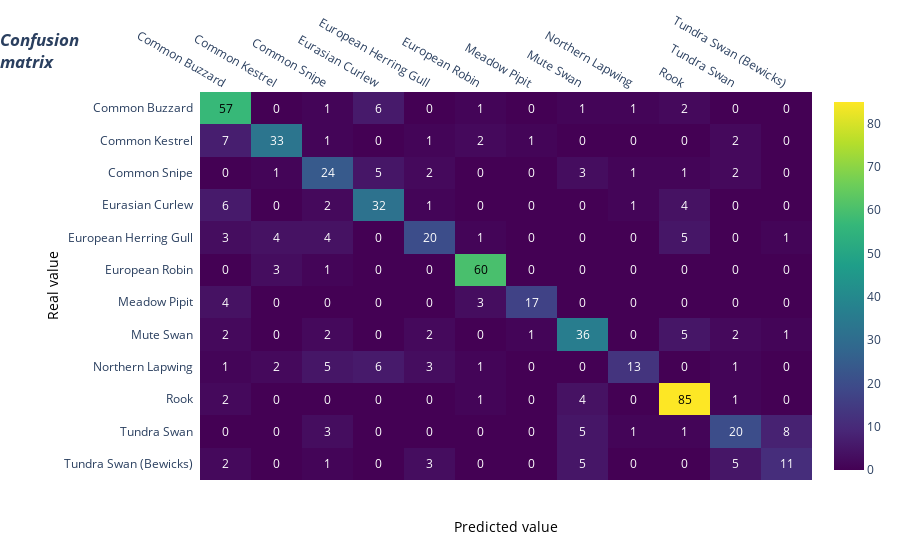

The code cell stored with this chart in its notebook:
### Code cell
import plotly.figure_factory as ff

z = cm

x = categories
y = categories
#y.reverse()

# change each element of z to type string for annotations
z_text = [[str(y) for y in x] for x in z]

# set up figure 
fig = ff.create_annotated_heatmap(z, x=x, y=y, annotation_text=z_text, colorscale='Viridis')

# add title
fig.update_layout(title_text='<i><b>Confusion<br>matrix</b></i>',
                  #xaxis = dict(title='x'),
                  #yaxis = dict(title='x')
                  yaxis=dict(autorange='reversed'),
                  title_x=0
                 )

# add custom xaxis title
fig.add_annotation(dict(font=dict(color="black",size=14),
                        x=0.5,
                        y=-0.15,
                        showarrow=False,
                        text="Predicted value",
                        xref="paper",
                        yref="paper"))

# add custom yaxis title
fig.add_annotation(dict(font=dict(color="black",size=14),
                        x=-0.26,
                        y=0.5,
                        showarrow=False,
                        text="Real value",
                        textangle=-90,
                        xref="paper",
                        yref="paper"))

# adjust margins to make room for yaxis title
fig.update_layout(margin=dict(t=50, l=200))

# add colorbar
fig['data'][0]['showscale'] = True
fig.show()

### Figure 1 — Plotly figure (JSON) as saved in the notebook; plotly's stock layout.template omitted (floating-point values rounded to 4 significant figures; data arrays with more than 128 entries replaced by an {"elided": "..."} marker saying what was removed)
{"data": [{"colorscale": [[0, "#440154"], [0.1111, "#482878"], [0.2222, "#3e4989"], [0.3333, "#31688e"], [0.4444, "#26828e"], [0.5556, "#1f9e89"], [0.6667, "#35b779"], [0.7778, "#6ece58"], [0.8889, "#b5de2b"], [1, "#fde725"]], "reversescale": false, "showscale": true, "type": "heatmap", "x": ["Common Buzzard", "Common Kestrel", "Common Snipe", "Eurasian Curlew", "European Herring Gull", "European Robin", "Meadow Pipit", "Mute Swan", "Northern Lapwing", "Rook", "Tundra Swan", "Tundra Swan (Bewicks)"], "y": ["Common Buzzard", "Common Kestrel", "Common Snipe", "Eurasian Curlew", "European Herring Gull", "European Robin", "Meadow Pipit", "Mute Swan", "Northern Lapwing", "Rook", "Tundra Swan", "Tundra Swan (Bewicks)"], "z": {"elided": "12x12 int values"}}], "layout": {"annotations": [{"font": {"color": "#000000"}, "showarrow": false, "text": "57", "x": "Common Buzzard", "xref": "x", "y": "Common Buzzard", "yref": "y"}, {"font": {"color": "#FFFFFF"}, "showarrow": false, "text": "0", "x": "Common Kestrel", "xref": "x", "y": "Common Buzzard", "yref": "y"}, {"font": {"color": "#FFFFFF"}, "showarrow": false, "text": "1", "x": "Common Snipe", "xref": "x", "y": "Common Buzzard", "yref": "y"}, {"font": {"color": "#FFFFFF"}, "showarrow": false, "text": "6", "x": "Eurasian Curlew", "xref": "x", "y": "Common Buzzard", "yref": "y"}, {"font": {"color": "#FFFFFF"}, "showarrow": false, "text": "0", "x": "European Herring Gull", "xref": "x", "y": "Common Buzzard", "yref": "y"}, {"font": {"color": "#FFFFFF"}, "showarrow": false, "text": "1", "x": "European Robin", "xref": "x", "y": "Common Buzzard", "yref": "y"}, {"font": {"color": "#FFFFFF"}, "showarrow": false, "text": "0", "x": "Meadow Pipit", "xref": "x", "y": "Common Buzzard", "yref": "y"}, {"font": {"color": "#FFFFFF"}, "showarrow": false, "text": "1", "x": "Mute Swan", "xref": "x", "y": "Common Buzzard", "yref": "y"}, {"font": {"color": "#FFFFFF"}, "showarrow": false, "text": "1", "x": "Northern Lapwing", "xref": "x", "y": "Common Buzzard", "yref": "y"}, {"font": {"color": "#FFFFFF"}, "showarrow": false, "text": "2", "x": "Rook", "xref": "x", "y": "Common Buzzard", "yref": "y"}, {"font": {"color": "#FFFFFF"}, "showarrow": false, "text": "0", "x": "Tundra Swan", "xref": "x", "y": "Common Buzzard", "yref": "y"}, {"font": {"color": "#FFFFFF"}, "showarrow": false, "text": "0", "x": "Tundra Swan (Bewicks)", "xref": "x", "y": "Common Buzzard", "yref": "y"}, {"font": {"color": "#FFFFFF"}, "showarrow": false, "text": "7", "x": "Common Buzzard", "xref": "x", "y": "Common Kestrel", "yref": "y"}, {"font": {"color": "#FFFFFF"}, "showarrow": false, "text": "33", "x": "Common Kestrel", "xref": "x", "y": "Common Kestrel", "yref": "y"}, {"font": {"color": "#FFFFFF"}, "showarrow": false, "text": "1", "x": "Common Snipe", "xref": "x", "y": "Common Kestrel", "yref": "y"}, {"font": {"color": "#FFFFFF"}, "showarrow": false, "text": "0", "x": "Eurasian Curlew", "xref": "x", "y": "Common Kestrel", "yref": "y"}, {"font": {"color": "#FFFFFF"}, "showarrow": false, "text": "1", "x": "European Herring Gull", "xref": "x", "y": "Common Kestrel", "yref": "y"}, {"font": {"color": "#FFFFFF"}, "showarrow": false, "text": "2", "x": "European Robin", "xref": "x", "y": "Common Kestrel", "yref": "y"}, {"font": {"color": "#FFFFFF"}, "showarrow": false, "text": "1", "x": "Meadow Pipit", "xref": "x", "y": "Common Kestrel", "yref": "y"}, {"font": {"color": "#FFFFFF"}, "showarrow": false, "text": "0", "x": "Mute Swan", "xref": "x", "y": "Common Kestrel", "yref": "y"}, {"font": {"color": "#FFFFFF"}, "showarrow": false, "text": "0", "x": "Northern Lapwing", "xref": "x", "y": "Common Kestrel", "yref": "y"}, {"font": {"color": "#FFFFFF"}, "showarrow": false, "text": "0", "x": "Rook", "xref": "x", "y": "Common Kestrel", "yref": "y"}, {"font": {"color": "#FFFFFF"}, "showarrow": false, "text": "2", "x": "Tundra Swan", "xref": "x", "y": "Common Kestrel", "yref": "y"}, {"font": {"color": "#FFFFFF"}, "showarrow": false, "text": "0", "x": "Tundra Swan (Bewicks)", "xref": "x", "y": "Common Kestrel", "yref": "y"}, {"font": {"color": "#FFFFFF"}, "showarrow": false, "text": "0", "x": "Common Buzzard", "xref": "x", "y": "Common Snipe", "yref": "y"}, {"font": {"color": "#FFFFFF"}, "showarrow": false, "text": "1", "x": "Common Kestrel", "xref": "x", "y": "Common Snipe", "yref": "y"}, {"font": {"color": "#FFFFFF"}, "showarrow": false, "text": "24", "x": "Common Snipe", "xref": "x", "y": "Common Snipe", "yref": "y"}, {"font": {"color": "#FFFFFF"}, "showarrow": false, "text": "5", "x": "Eurasian Curlew", "xref": "x", "y": "Common Snipe", "yref": "y"}, {"font": {"color": "#FFFFFF"}, "showarrow": false, "text": "2", "x": "European Herring Gull", "xref": "x", "y": "Common Snipe", "yref": "y"}, {"font": {"color": "#FFFFFF"}, "showarrow": false, "text": "0", "x": "European Robin", "xref": "x", "y": "Common Snipe", "yref": "y"}, {"font": {"color": "#FFFFFF"}, "showarrow": false, "text": "0", "x": "Meadow Pipit", "xref": "x", "y": "Common Snipe", "yref": "y"}, {"font": {"color": "#FFFFFF"}, "showarrow": false, "text": "3", "x": "Mute Swan", "xref": "x", "y": "Common Snipe", "yref": "y"}, {"font": {"color": "#FFFFFF"}, "showarrow": false, "text": "1", "x": "Northern Lapwing", "xref": "x", "y": "Common Snipe", "yref": "y"}, {"font": {"color": "#FFFFFF"}, "showarrow": false, "text": "1", "x": "Rook", "xref": "x", "y": "Common Snipe", "yref": "y"}, {"font": {"color": "#FFFFFF"}, "showarrow": false, "text": "2", "x": "Tundra Swan", "xref": "x", "y": "Common Snipe", "yref": "y"}, {"font": {"color": "#FFFFFF"}, "showarrow": false, "text": "0", "x": "Tundra Swan (Bewicks)", "xref": "x", "y": "Common Snipe", "yref": "y"}, {"font": {"color": "#FFFFFF"}, "showarrow": false, "text": "6", "x": "Common Buzzard", "xref": "x", "y": "Eurasian Curlew", "yref": "y"}, {"font": {"color": "#FFFFFF"}, "showarrow": false, "text": "0", "x": "Common Kestrel", "xref": "x", "y": "Eurasian Curlew", "yref": "y"}, {"font": {"color": "#FFFFFF"}, "showarrow": false, "text": "2", "x": "Common Snipe", "xref": "x", "y": "Eurasian Curlew", "yref": "y"}, {"font": {"color": "#FFFFFF"}, "showarrow": false, "text": "32", "x": "Eurasian Curlew", "xref": "x", "y": "Eurasian Curlew", "yref": "y"}, {"font": {"color": "#FFFFFF"}, "showarrow": false, "text": "1", "x": "European Herring Gull", "xref": "x", "y": "Eurasian Curlew", "yref": "y"}, {"font": {"color": "#FFFFFF"}, "showarrow": false, "text": "0", "x": "European Robin", "xref": "x", "y": "Eurasian Curlew", "yref": "y"}, {"font": {"color": "#FFFFFF"}, "showarrow": false, "text": "0", "x": "Meadow Pipit", "xref": "x", "y": "Eurasian Curlew", "yref": "y"}, {"font": {"color": "#FFFFFF"}, "showarrow": false, "text": "0", "x": "Mute Swan", "xref": "x", "y": "Eurasian Curlew", "yref": "y"}, {"font": {"color": "#FFFFFF"}, "showarrow": false, "text": "1", "x": "Northern Lapwing", "xref": "x", "y": "Eurasian Curlew", "yref": "y"}, {"font": {"color": "#FFFFFF"}, "showarrow": false, "text": "4", "x": "Rook", "xref": "x", "y": "Eurasian Curlew", "yref": "y"}, {"font": {"color": "#FFFFFF"}, "showarrow": false, "text": "0", "x": "Tundra Swan", "xref": "x", "y": "Eurasian Curlew", "yref": "y"}, {"font": {"color": "#FFFFFF"}, "showarrow": false, "text": "0", "x": "Tundra Swan (Bewicks)", "xref": "x", "y": "Eurasian Curlew", "yref": "y"}, {"font": {"color": "#FFFFFF"}, "showarrow": false, "text": "3", "x": "Common Buzzard", "xref": "x", "y": "European Herring Gull", "yref": "y"}, {"font": {"color": "#FFFFFF"}, "showarrow": false, "text": "4", "x": "Common Kestrel", "xref": "x", "y": "European Herring Gull", "yref": "y"}, {"font": {"color": "#FFFFFF"}, "showarrow": false, "text": "4", "x": "Common Snipe", "xref": "x", "y": "European Herring Gull", "yref": "y"}, {"font": {"color": "#FFFFFF"}, "showarrow": false, "text": "0", "x": "Eurasian Curlew", "xref": "x", "y": "European Herring Gull", "yref": "y"}, {"font": {"color": "#FFFFFF"}, "showarrow": false, "text": "20", "x": "European Herring Gull", "xref": "x", "y": "European Herring Gull", "yref": "y"}, {"font": {"color": "#FFFFFF"}, "showarrow": false, "text": "1", "x": "European Robin", "xref": "x", "y": "European Herring Gull", "yref": "y"}, {"font": {"color": "#FFFFFF"}, "showarrow": false, "text": "0", "x": "Meadow Pipit", "xref": "x", "y": "European Herring Gull", "yref": "y"}, {"font": {"color": "#FFFFFF"}, "showarrow": false, "text": "0", "x": "Mute Swan", "xref": "x", "y": "European Herring Gull", "yref": "y"}, {"font": {"color": "#FFFFFF"}, "showarrow": false, "text": "0", "x": "Northern Lapwing", "xref": "x", "y": "European Herring Gull", "yref": "y"}, {"font": {"color": "#FFFFFF"}, "showarrow": false, "text": "5", "x": "Rook", "xref": "x", "y": "European Herring Gull", "yref": "y"}, {"font": {"color": "#FFFFFF"}, "showarrow": false, "text": "0", "x": "Tundra Swan", "xref": "x", "y": "European Herring Gull", "yref": "y"}, {"font": {"color": "#FFFFFF"}, "showarrow": false, "text": "1", "x": "Tundra Swan (Bewicks)", "xref": "x", "y": "European Herring Gull", "yref": "y"}, {"font": {"color": "#FFFFFF"}, "showarrow": false, "text": "0", "x": "Common Buzzard", "xref": "x", "y": "European Robin", "yref": "y"}, {"font": {"color": "#FFFFFF"}, "showarrow": false, "text": "3", "x": "Common Kestrel", "xref": "x", "y": "European Robin", "yref": "y"}, {"font": {"color": "#FFFFFF"}, "showarrow": false, "text": "1", "x": "Common Snipe", "xref": "x", "y": "European Robin", "yref": "y"}, {"font": {"color": "#FFFFFF"}, "showarrow": false, "text": "0", "x": "Eurasian Curlew", "xref": "x", "y": "European Robin", "yref": "y"}, {"font": {"color": "#FFFFFF"}, "showarrow": false, "text": "0", "x": "European Herring Gull", "xref": "x", "y": "European Robin", "yref": "y"}, {"font": {"color": "#000000"}, "showarrow": false, "text": "60", "x": "European Robin", "xref": "x", "y": "European Robin", "yref": "y"}, {"font": {"color": "#FFFFFF"}, "showarrow": false, "text": "0", "x": "Meadow Pipit", "xref": "x", "y": "European Robin", "yref": "y"}, {"font": {"color": "#FFFFFF"}, "showarrow": false, "text": "0", "x": "Mute Swan", "xref": "x", "y": "European Robin", "yref": "y"}, {"font": {"color": "#FFFFFF"}, "showarrow": false, "text": "0", "x": "Northern Lapwing", "xref": "x", "y": "European Robin", "yref": "y"}, {"font": {"color": "#FFFFFF"}, "showarrow": false, "text": "0", "x": "Rook", "xref": "x", "y": "European Robin", "yref": "y"}, {"font": {"color": "#FFFFFF"}, "showarrow": false, "text": "0", "x": "Tundra Swan", "xref": "x", "y": "European Robin", "yref": "y"}, {"font": {"color": "#FFFFFF"}, "showarrow": false, "text": "0", "x": "Tundra Swan (Bewicks)", "xref": "x", "y": "European Robin", "yref": "y"}, {"font": {"color": "#FFFFFF"}, "showarrow": false, "text": "4", "x": "Common Buzzard", "xref": "x", "y": "Meadow Pipit", "yref": "y"}, {"font": {"color": "#FFFFFF"}, "showarrow": false, "text": "0", "x": "Common Kestrel", "xref": "x", "y": "Meadow Pipit", "yref": "y"}, {"font": {"color": "#FFFFFF"}, "showarrow": false, "text": "0", "x": "Common Snipe", "xref": "x", "y": "Meadow Pipit", "yref": "y"}, {"font": {"color": "#FFFFFF"}, "showarrow": false, "text": "0", "x": "Eurasian Curlew", "xref": "x", "y": "Meadow Pipit", "yref": "y"}, {"font": {"color": "#FFFFFF"}, "showarrow": false, "text": "0", "x": "European Herring Gull", "xref": "x", "y": "Meadow Pipit", "yref": "y"}, {"font": {"color": "#FFFFFF"}, "showarrow": false, "text": "3", "x": "European Robin", "xref": "x", "y": "Meadow Pipit", "yref": "y"}, {"font": {"color": "#FFFFFF"}, "showarrow": false, "text": "17", "x": "Meadow Pipit", "xref": "x", "y": "Meadow Pipit", "yref": "y"}, {"font": {"color": "#FFFFFF"}, "showarrow": false, "text": "0", "x": "Mute Swan", "xref": "x", "y": "Meadow Pipit", "yref": "y"}, {"font": {"color": "#FFFFFF"}, "showarrow": false, "text": "0", "x": "Northern Lapwing", "xref": "x", "y": "Meadow Pipit", "yref": "y"}, {"font": {"color": "#FFFFFF"}, "showarrow": false, "text": "0", "x": "Rook", "xref": "x", "y": "Meadow Pipit", "yref": "y"}, {"font": {"color": "#FFFFFF"}, "showarrow": false, "text": "0", "x": "Tundra Swan", "xref": "x", "y": "Meadow Pipit", "yref": "y"}, {"font": {"color": "#FFFFFF"}, "showarrow": false, "text": "0", "x": "Tundra Swan (Bewicks)", "xref": "x", "y": "Meadow Pipit", "yref": "y"}, {"font": {"color": "#FFFFFF"}, "showarrow": false, "text": "2", "x": "Common Buzzard", "xref": "x", "y": "Mute Swan", "yref": "y"}, {"font": {"color": "#FFFFFF"}, "showarrow": false, "text": "0", "x": "Common Kestrel", "xref": "x", "y": "Mute Swan", "yref": "y"}, {"font": {"color": "#FFFFFF"}, "showarrow": false, "text": "2", "x": "Common Snipe", "xref": "x", "y": "Mute Swan", "yref": "y"}, {"font": {"color": "#FFFFFF"}, "showarrow": false, "text": "0", "x": "Eurasian Curlew", "xref": "x", "y": "Mute Swan", "yref": "y"}, {"font": {"color": "#FFFFFF"}, "showarrow": false, "text": "2", "x": "European Herring Gull", "xref": "x", "y": "Mute Swan", "yref": "y"}, {"font": {"color": "#FFFFFF"}, "showarrow": false, "text": "0", "x": "European Robin", "xref": "x", "y": "Mute Swan", "yref": "y"}, {"font": {"color": "#FFFFFF"}, "showarrow": false, "text": "1", "x": "Meadow Pipit", "xref": "x", "y": "Mute Swan", "yref": "y"}, {"font": {"color": "#FFFFFF"}, "showarrow": false, "text": "36", "x": "Mute Swan", "xref": "x", "y": "Mute Swan", "yref": "y"}, {"font": {"color": "#FFFFFF"}, "showarrow": false, "text": "0", "x": "Northern Lapwing", "xref": "x", "y": "Mute Swan", "yref": "y"}, {"font": {"color": "#FFFFFF"}, "showarrow": false, "text": "5", "x": "Rook", "xref": "x", "y": "Mute Swan", "yref": "y"}, {"font": {"color": "#FFFFFF"}, "showarrow": false, "text": "2", "x": "Tundra Swan", "xref": "x", "y": "Mute Swan", "yref": "y"}, {"font": {"color": "#FFFFFF"}, "showarrow": false, "text": "1", "x": "Tundra Swan (Bewicks)", "xref": "x", "y": "Mute Swan", "yref": "y"}, {"font": {"color": "#FFFFFF"}, "showarrow": false, "text": "1", "x": "Common Buzzard", "xref": "x", "y": "Northern Lapwing", "yref": "y"}, {"font": {"color": "#FFFFFF"}, "showarrow": false, "text": "2", "x": "Common Kestrel", "xref": "x", "y": "Northern Lapwing", "yref": "y"}, {"font": {"color": "#FFFFFF"}, "showarrow": false, "text": "5", "x": "Common Snipe", "xref": "x", "y": "Northern Lapwing", "yref": "y"}, {"font": {"color": "#FFFFFF"}, "showarrow": false, "text": "6", "x": "Eurasian Curlew", "xref": "x", "y": "Northern Lapwing", "yref": "y"}, {"font": {"color": "#FFFFFF"}, "showarrow": false, "text": "3", "x": "European Herring Gull", "xref": "x", "y": "Northern Lapwing", "yref": "y"}, {"font": {"color": "#FFFFFF"}, "showarrow": false, "text": "1", "x": "European Robin", "xref": "x", "y": "Northern Lapwing", "yref": "y"}, {"font": {"color": "#FFFFFF"}, "showarrow": false, "text": "0", "x": "Meadow Pipit", "xref": "x", "y": "Northern Lapwing", "yref": "y"}, {"font": {"color": "#FFFFFF"}, "showarrow": false, "text": "0", "x": "Mute Swan", "xref": "x", "y": "Northern Lapwing", "yref": "y"}, {"font": {"color": "#FFFFFF"}, "showarrow": false, "text": "13", "x": "Northern Lapwing", "xref": "x", "y": "Northern Lapwing", "yref": "y"}, {"font": {"color": "#FFFFFF"}, "showarrow": false, "text": "0", "x": "Rook", "xref": "x", "y": "Northern Lapwing", "yref": "y"}, {"font": {"color": "#FFFFFF"}, "showarrow": false, "text": "1", "x": "Tundra Swan", "xref": "x", "y": "Northern Lapwing", "yref": "y"}, {"font": {"color": "#FFFFFF"}, "showarrow": false, "text": "0", "x": "Tundra Swan (Bewicks)", "xref": "x", "y": "Northern Lapwing", "yref": "y"}, {"font": {"color": "#FFFFFF"}, "showarrow": false, "text": "2", "x": "Common Buzzard", "xref": "x", "y": "Rook", "yref": "y"}, {"font": {"color": "#FFFFFF"}, "showarrow": false, "text": "0", "x": "Common Kestrel", "xref": "x", "y": "Rook", "yref": "y"}, {"font": {"color": "#FFFFFF"}, "showarrow": false, "text": "0", "x": "Common Snipe", "xref": "x", "y": "Rook", "yref": "y"}, {"font": {"color": "#FFFFFF"}, "showarrow": false, "text": "0", "x": "Eurasian Curlew", "xref": "x", "y": "Rook", "yref": "y"}, {"font": {"color": "#FFFFFF"}, "showarrow": false, "text": "0", "x": "European Herring Gull", "xref": "x", "y": "Rook", "yref": "y"}, {"font": {"color": "#FFFFFF"}, "showarrow": false, "text": "1", "x": "European Robin", "xref": "x", "y": "Rook", "yref": "y"}, {"font": {"color": "#FFFFFF"}, "showarrow": false, "text": "0", "x": "Meadow Pipit", "xref": "x", "y": "Rook", "yref": "y"}, {"font": {"color": "#FFFFFF"}, "showarrow": false, "text": "4", "x": "Mute Swan", "xref": "x", "y": "Rook", "yref": "y"}, {"font": {"color": "#FFFFFF"}, "showarrow": false, "text": "0", "x": "Northern Lapwing", "xref": "x", "y": "Rook", "yref": "y"}, {"font": {"color": "#000000"}, "showarrow": false, "text": "85", "x": "Rook", "xref": "x", "y": "Rook", "yref": "y"}, {"font": {"color": "#FFFFFF"}, "showarrow": false, "text": "1", "x": "Tundra Swan", "xref": "x", "y": "Rook", "yref": "y"}, {"font": {"color": "#FFFFFF"}, "showarrow": false, "text": "0", "x": "Tundra Swan (Bewicks)", "xref": "x", "y": "Rook", "yref": "y"}, {"font": {"color": "#FFFFFF"}, "showarrow": false, "text": "0", "x": "Common Buzzard", "xref": "x", "y": "Tundra Swan", "yref": "y"}, {"font": {"color": "#FFFFFF"}, "showarrow": false, "text": "0", "x": "Common Kestrel", "xref": "x", "y": "Tundra Swan", "yref": "y"}, {"font": {"color": "#FFFFFF"}, "showarrow": false, "text": "3", "x": "Common Snipe", "xref": "x", "y": "Tundra Swan", "yref": "y"}, {"font": {"color": "#FFFFFF"}, "showarrow": false, "text": "0", "x": "Eurasian Curlew", "xref": "x", "y": "Tundra Swan", "yref": "y"}, {"font": {"color": "#FFFFFF"}, "showarrow": false, "text": "0", "x": "European Herring Gull", "xref": "x", "y": "Tundra Swan", "yref": "y"}, {"font": {"color": "#FFFFFF"}, "showarrow": false, "text": "0", "x": "European Robin", "xref": "x", "y": "Tundra Swan", "yref": "y"}, {"font": {"color": "#FFFFFF"}, "showarrow": false, "text": "0", "x": "Meadow Pipit", "xref": "x", "y": "Tundra Swan", "yref": "y"}, {"font": {"color": "#FFFFFF"}, "showarrow": false, "text": "5", "x": "Mute Swan", "xref": "x", "y": "Tundra Swan", "yref": "y"}, {"font": {"color": "#FFFFFF"}, "showarrow": false, "text": "1", "x": "Northern Lapwing", "xref": "x", "y": "Tundra Swan", "yref": "y"}, {"font": {"color": "#FFFFFF"}, "showarrow": false, "text": "1", "x": "Rook", "xref": "x", "y": "Tundra Swan", "yref": "y"}, {"font": {"color": "#FFFFFF"}, "showarrow": false, "text": "20", "x": "Tundra Swan", "xref": "x", "y": "Tundra Swan", "yref": "y"}, {"font": {"color": "#FFFFFF"}, "showarrow": false, "text": "8", "x": "Tundra Swan (Bewicks)", "xref": "x", "y": "Tundra Swan", "yref": "y"}, {"font": {"color": "#FFFFFF"}, "showarrow": false, "text": "2", "x": "Common Buzzard", "xref": "x", "y": "Tundra Swan (Bewicks)", "yref": "y"}, {"font": {"color": "#FFFFFF"}, "showarrow": false, "text": "0", "x": "Common Kestrel", "xref": "x", "y": "Tundra Swan (Bewicks)", "yref": "y"}, {"font": {"color": "#FFFFFF"}, "showarrow": false, "text": "1", "x": "Common Snipe", "xref": "x", "y": "Tundra Swan (Bewicks)", "yref": "y"}, {"font": {"color": "#FFFFFF"}, "showarrow": false, "text": "0", "x": "Eurasian Curlew", "xref": "x", "y": "Tundra Swan (Bewicks)", "yref": "y"}, {"font": {"color": "#FFFFFF"}, "showarrow": false, "text": "3", "x": "European Herring Gull", "xref": "x", "y": "Tundra Swan (Bewicks)", "yref": "y"}, {"font": {"color": "#FFFFFF"}, "showarrow": false, "text": "0", "x": "European Robin", "xref": "x", "y": "Tundra Swan (Bewicks)", "yref": "y"}, {"font": {"color": "#FFFFFF"}, "showarrow": false, "text": "0", "x": "Meadow Pipit", "xref": "x", "y": "Tundra Swan (Bewicks)", "yref": "y"}, {"font": {"color": "#FFFFFF"}, "showarrow": false, "text": "5", "x": "Mute Swan", "xref": "x", "y": "Tundra Swan (Bewicks)", "yref": "y"}, {"font": {"color": "#FFFFFF"}, "showarrow": false, "text": "0", "x": "Northern Lapwing", "xref": "x", "y": "Tundra Swan (Bewicks)", "yref": "y"}, {"font": {"color": "#FFFFFF"}, "showarrow": false, "text": "0", "x": "Rook", "xref": "x", "y": "Tundra Swan (Bewicks)", "yref": "y"}, {"font": {"color": "#FFFFFF"}, "showarrow": false, "text": "5", "x": "Tundra Swan", "xref": "x", "y": "Tundra Swan (Bewicks)", "yref": "y"}, {"font": {"color": "#FFFFFF"}, "showarrow": false, "text": "11", "x": "Tundra Swan (Bewicks)", "xref": "x", "y": "Tundra Swan (Bewicks)", "yref": "y"}, {"font": {"color": "black", "size": 14}, "showarrow": false, "text": "Predicted value", "x": 0.5, "xref": "paper", "y": -0.15, "yref": "paper"}, {"font": {"color": "black", "size": 14}, "showarrow": false, "text": "Real value", "textangle": -90, "x": -0.26, "xref": "paper", "y": 0.5, "yref": "paper"}], "margin": {"l": 200, "t": 50}, "title": {"text": "<i><b>Confusion<br>matrix</b></i>", "x": 0}, "xaxis": {"dtick": 1, "gridcolor": "rgb(0, 0, 0)", "side": "top", "ticks": ""}, "yaxis": {"autorange": "reversed", "dtick": 1, "ticks": "", "ticksuffix": "  "}}}
